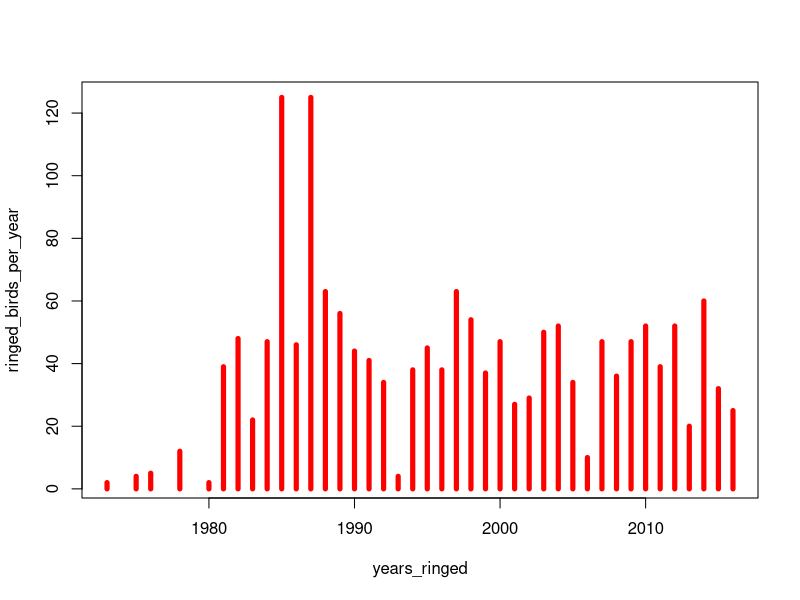
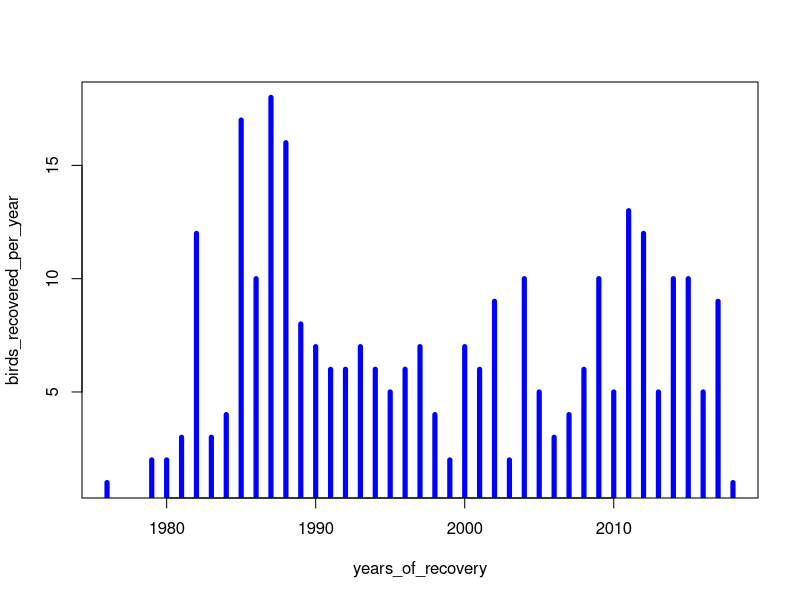
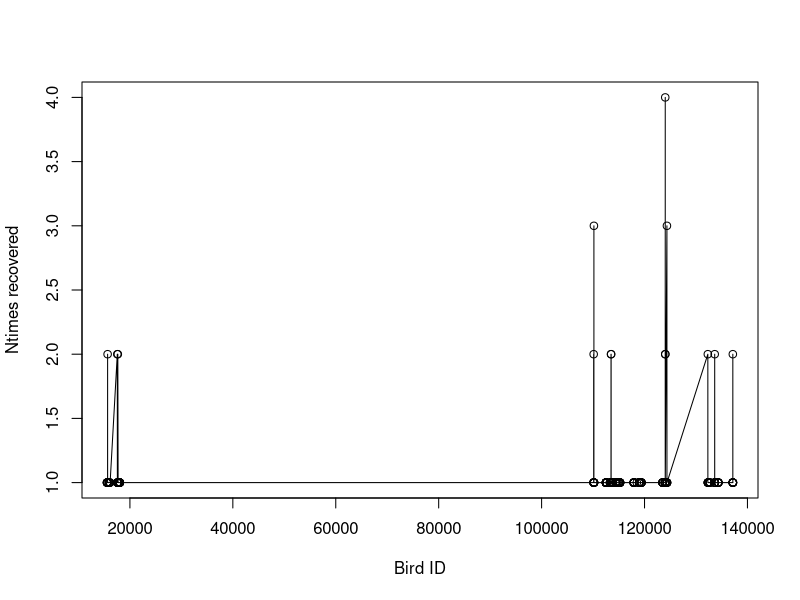
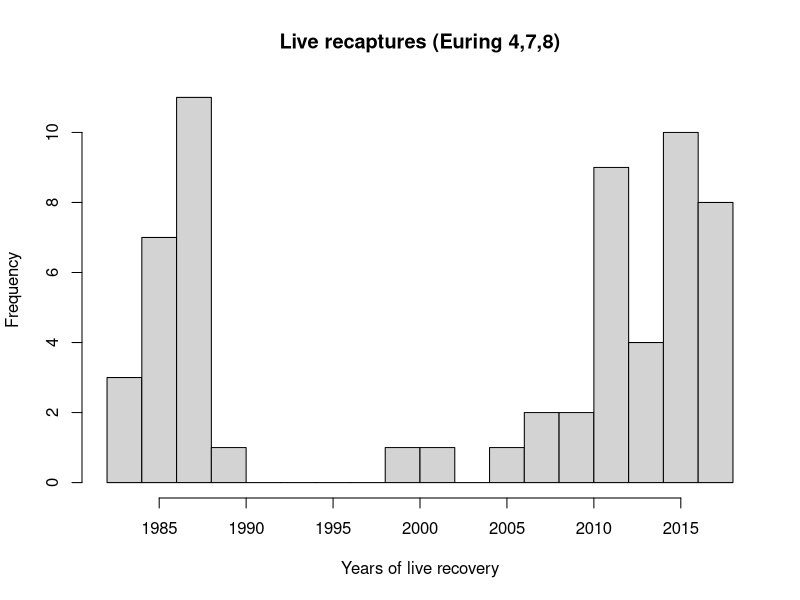

These charts were generated, in order, by the following R code:
## ---- chunk 1
dringed<-read.csv("data/Gyrs_ringed.csv")
head(dringed) # What's in the data table
length(unique(dringed$Ring_No)) #How many unique bird IDs
## ---- chunk 2
drecov<-read.csv("data/Gyrs_recovered.csv")
head(drecov)
length(unique(drecov$Ring_No)) #How many unique bird IDs in Gyrs_recovered.csv
## ---- chunk 3
#dringed$Year=format(as.Date(dringed$Ringed_date, format="%d/%m/%Y"),"%Y") seems to create NAs
dringed$Year=format(as.Date(dringed$Ringed_date, format="%m/%d/%Y"),"%Y") ### Month was first in the data
years_ringed=sort(unique(as.numeric(na.omit(dringed$Year))))
ringed_birds_per_year=years_ringed # initializing
for (k in 1:length(years_ringed)){
  ringed_birds_per_year[k]=length(unique(dringed$Ring_No[dringed$Year==years_ringed[k]]))
}
plot(years_ringed,ringed_birds_per_year,type="h",lwd=5,col="red")
#ggplot(data=,aes(x=years_ringed, y=ringed_birds_per_year)) + geom_bar(stat="identity")
## ---- chunk 4
drecov$Year=format(as.Date(drecov$Date_recovered, format="%m/%d/%Y"),"%Y")
years_of_recovery=sort(unique(as.numeric(na.omit(drecov$Year))))
birds_recovered_per_year=years_of_recovery# initializing
for (k in 1:length(years_of_recovery)){
  birds_recovered_per_year[k]=length(unique(drecov$Ring_No[drecov$Year==years_of_recovery[k]]))
}
plot(years_of_recovery,birds_recovered_per_year,type="h",lwd=5,col="blue")
## ---- chunk 5
bird_recovered_list=unique(drecov$Ring_No)
ntimes_recovered=rep(0,length(bird_recovered_list))
for (k in 1:length(bird_recovered_list)){
  ntimes_recovered[k]=sum(drecov$Ring_No==bird_recovered_list[k])
}
plot(bird_recovered_list,ntimes_recovered,type="o",lwd=1,col="black",xlab="Bird ID",ylab= "Ntimes recovered")
table(ntimes_recovered)
## ---- chunk 6
## these are all the recovery codes that we have (top row), and how many of those we have in the dataset (bottom row).

table(drecov$Condition_Euring_code) 

### [previous comment: For instance, we can see 15 read colourmarks. 
### We need to simplify this complexity to some extent by aggregating some values. ]

## ---- chunk 7
drecov$Date_recovered[drecov$Condition_Euring_code %in% c(4,7,8)]

drecov$Year[drecov$Condition_Euring_code %in% c(4,7,8)]

vec_year_recovered_live = as.numeric(drecov$Year[drecov$Condition_Euring_code %in% c(4,7,8)])
hist(vec_year_recovered_live,breaks=20,xlab = "Years of live recovery", main = "Live recaptures (Euring 4,7,8)")

drecov$Date_recovered[drecov$Condition_Euring_code %in% c(7,8)]

drecov$Date_recovered[drecov$Condition_Euring_code ==7]

drecov$Date_recovered[drecov$Condition_Euring_code ==8]

### Check not a problem of date recording
drecov$Year[(drecov$Condition_Euring_code %in% c(4,7,8))&(drecov$Accurancy_of_date_Euring_code!=9)]

drecov$Accurancy_of_date_Euring_code[drecov$Condition_Euring_code %in% c(4,7,8)]


## ---- chunk 8
table(drecov$Accurancy_of_date_Euring_code) 

## Check the birds whose dying dates are poorly known 
drecov$Year[(drecov$Accurancy_of_date_Euring_code %in% c(8,9))]
drecov$Condition_Euring_code[(drecov$Accurancy_of_date_Euring_code %in% c(8,9))]

## New dataframe for looking into those patterns
long_dead_birds=drecov[(drecov$Accurancy_of_date_Euring_code %in% c(8,9)),]
head(long_dead_birds)
### Possible to correct the date using the When.dead column
nrow(long_dead_birds)
long_dead_birds$When.dead
## For which do we have information?
long_dead_birds$When.dead[grepl("D",long_dead_birds$When.dead)]
long_dead_birds$Ring_No[grepl("D",long_dead_birds$When.dead)]

## ---- chunk 9
#long_dead_birds[,c(2,5,10,11)]
long_dead_birds[,c(5,10)]

## ---- chunk 10
table(drecov$Circumstances_Euring_code) 
